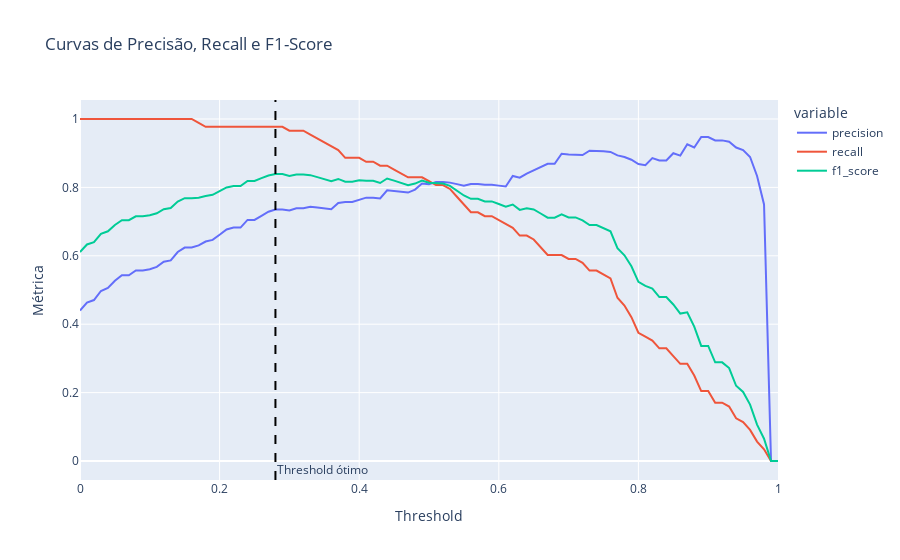
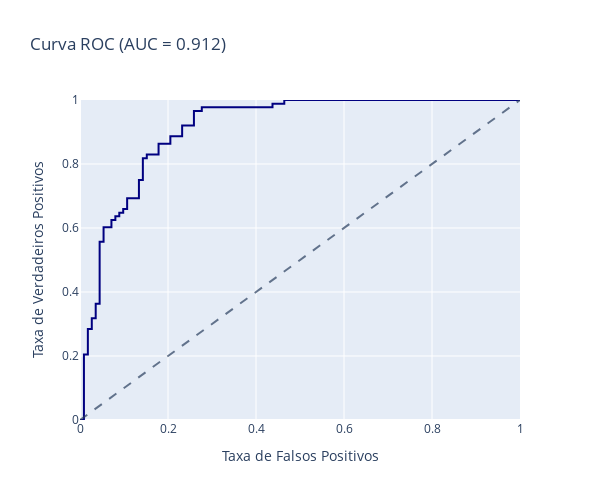

Notebook code for these charts, in order:
### Code cell
import numpy as np
from sklearn.datasets import make_classification
from sklearn.linear_model import LogisticRegression
from sklearn.model_selection import train_test_split

# Gerando dados fictícios
X, y = make_classification(n_samples=1000, n_features=10, n_informative=5, random_state=42)

# Separando em conjuntos de treino e teste
X_train, X_test, y_train, y_test = train_test_split(X, y, test_size=0.2, random_state=42)

# Treinando um modelo de regressão logística
model = LogisticRegression(random_state=42)
model.fit(X_train, y_train)

# Chamando a função para encontrar o threshold ótimo
optimal_threshold, df_metrics = find_optimal_threshold(model, X_test, y_test)


# Imprimindo as métricas para todos os thresholds
print(df_metrics)
